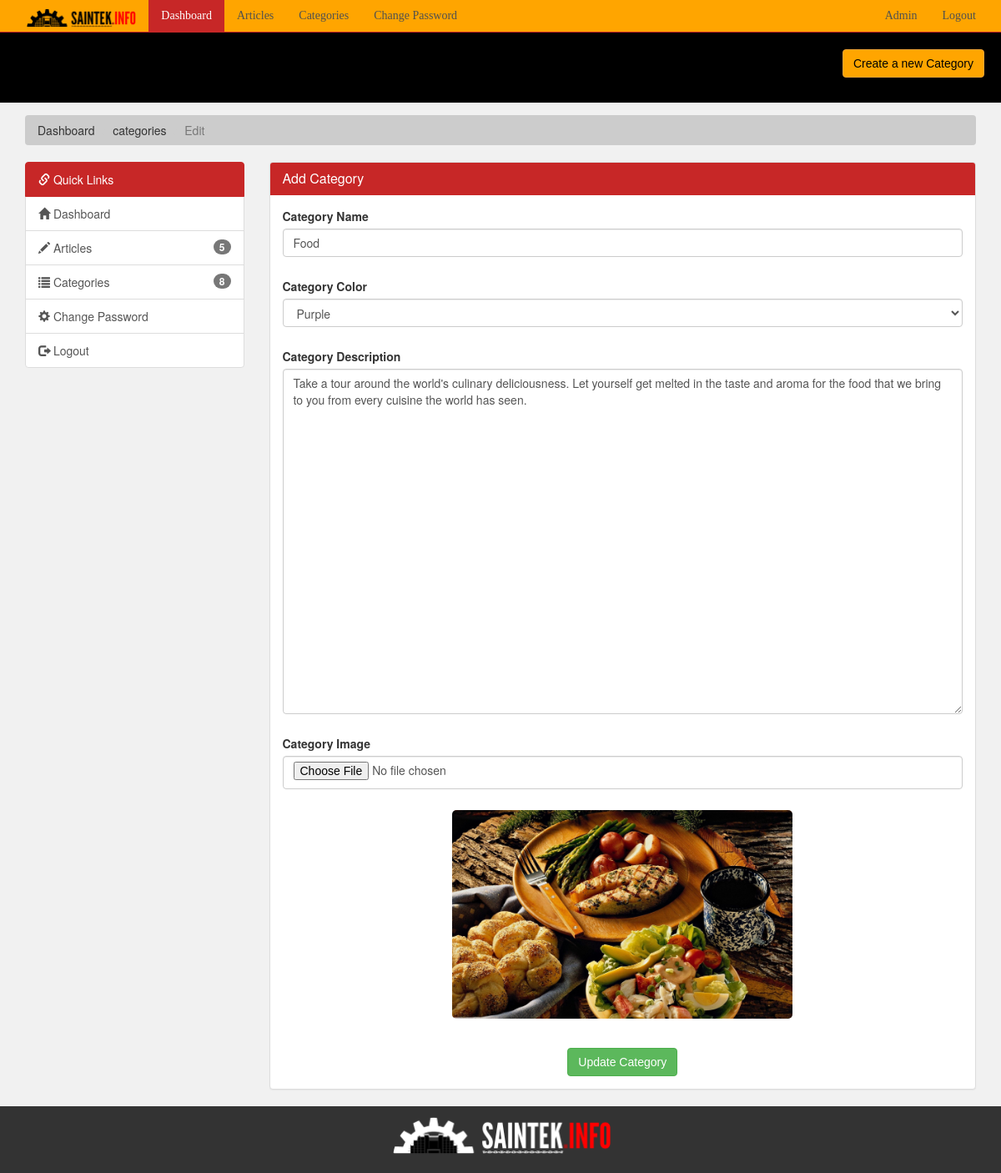
The page /admin/edit-category.php?id=3 (signed in) on the database its author committed.
### tables this page shows
CREATE TABLE `category` (
  `category_id` int(11) NOT NULL,
  `category_name` varchar(45) NOT NULL,
  `category_color` varchar(35) NOT NULL,
  `category_image` varchar(250) NOT NULL,
  `category_description` varchar(350) NOT NULL
);

### admin/edit-category.php (the view, shortened to what this page needs)
<?php
  require('./includes/nav.inc.php');
  if(isset($_GET['id'])) {
    $category_id = $_GET['id'];
  }else {
    redirect('./categories.php');
  }
?>
<section id="breadcrumb">
  <div class="container">
    <ol class="breadcrumb">
      <li><a href="./index.php">Dashboard</a></li>
      <li><a href="./categories.php">categories</a></li>
      <li class="active">Edit</li>
    </ol>
  </div>
</section>
<section id="main">
  <div class="container">
    <div class="row">
      <?php
        $sql = "SELECT *
                FROM category
                WHERE category_id = {$category_id}";
        $result = mysqli_query($con,$sql);
        $data = mysqli_fetch_assoc($result);
        $category_name = $data['category_name'];
        $category_desc = $data['category_description'];
        $category_color = $data['category_color'];
        $category_image = $data['category_image'];
        require('./includes/quick-links.inc.php');
      ?>
      <div class="col-md-9">
        <div class="panel panel-default">
          <div class="panel-heading main-color-bg">
            <h3 class="panel-title">Add Category</h3>
          </div>
          <div class="panel-body">
            <form method="post" id="edit_form" enctype="multipart/form-data">
              <div class="form-group">
                <label>Category Name</label>
                <input type="text" autocomplete="off" class="form-control" placeholder="Category Name"
                  name="category_title" id="category_title" required value="<?php echo $category_name ?>" />
                <p id="error-title" class="error-msg text-danger"></p>
              </div>
              <div class="form-group">
                <label>Category Color</label>
                <select name="category_color" class="form-control" id="category_color">
                  <?php
                    $purple = "";
                    if($category_color == "tag-purple") {
                      $purple = "selected";
                    }
                  ?>
                  <option value="tag-purple" <?php echo $purple; ?>>Purple</option>
                </select>
                <p id="error-cat" class="error-msg text-danger"></p>
              </div>
              <div class="form-group">
                <label>Category Description</label>
                <textarea name="category_desc" autocomplete="off" id="category_desc" class="form-control"
                  placeholder="Category Description" rows="20" min="150"
                  required><?php echo $category_desc ?></textarea>
                <p id="error-desc" class="error-msg text-danger"></p>
              </div>
              <div class="form-group">
                <label>Category Image</label>
                <input type="file" class="form-control" placeholder="Category Image" name="category_img"
                  id="category_img" accept="image/*" />
                <p id="error-img" class="error-msg text-danger"></p>
              </div>
              <div class="form-group text-center">
                <img src="../assets/images/category/<?php echo $category_image ?>" class="image_preview"
                  id="image_preview" />
              </div>
              <br>
              <div class="text-center">
                <button type="submit" name="submit" class="btn btn-success">Update Category</button>
              </div>
            </form>
          </div>
        </div>
      </div>
    </div>
  </div>
</section>
<?php
  require('./includes/footer.inc.php')
?>

### assets/css/partials/4-component.css (style rules this page uses)
.container { width: 100%; padding-right: 15px; padding-left: 15px; margin-right: auto; margin-left: auto; }
.btn { display: inline-block; border: none; background: var(--dark-color); color: #fff; text-decoration: none; font-family: var(--ff-nunito); padding: 0.5rem 0.75rem; border-radius: var(--border-radius); transition: all 200ms ease-in-out; }

### assets/css/admin/style.css (style rules this page uses)
body { background: var(--light-color); }
img { height: 25px; }
.main-color-bg { background-color: var(--primary-color) !important; border-color: var(--primary-color) !important; color: #ffffff !important; }
.breadcrumb { background: #cccccc; color: #333333; }
.breadcrumb a { color: #333333; }
#main { min-height: 57.2vh; }
input[type="file"] { padding-bottom: 3.2rem; }
.image_preview { width: 50%; margin-left: auto; height: 250px; object-fit: cover; border-radius: var(--border-radius); }
.error-msg { padding-left: 1rem; padding-top: 1rem; font-weight: bold; }

### assets/css/partials/1-variables.css (style rules this page uses)
:root { --primary-color: #c72727; --secondary-color: #f99500; --light-color: #f1f1f1; --dark-color: #50514f; --black-color: #333333; --tag-trend-color: #fa163f; --tag-yellow-color: #ffbe0b; --tag-purple-color: #8338ec; --tag-blue-color: #3a86ff; --tag-green-color: #00ff73; --tag-orange-color: #ef4339; --tag-pink-color: #ff0a54; --tag-brown-color: #663f3f; --hover-color: #ee4444; --active-color: #b90615; --ts-vs: 0.56rem; --ts-sml: 0.8rem; --ts-md: 1.1rem; --ts-lg: 1.25rem; --hs-vs: 1.3rem; --hs-sml: 2rem; --hs-md: 2.5rem; --hs-lg: 3rem; --ff-monts: "Montserrat", sans-serif; --ff-nunito: "Nunito Sans", sans-serif; --ff-noto: "Noto Serif", serif; --ff-robo: "Roboto", sans-serif; --border-radius: 5px; }

### rows shown on the page
category: category_title "Food", category_desc "Take a tour around the world's culinary deliciousness. Let yourself get melted in the taste and aroma for the food that we bring to you from every cuisine the world has seen.", category_image (picture)

### other values the page prints
$admin_name "Admin"
$no_of_articles "5"
$no_of_categories "8"
